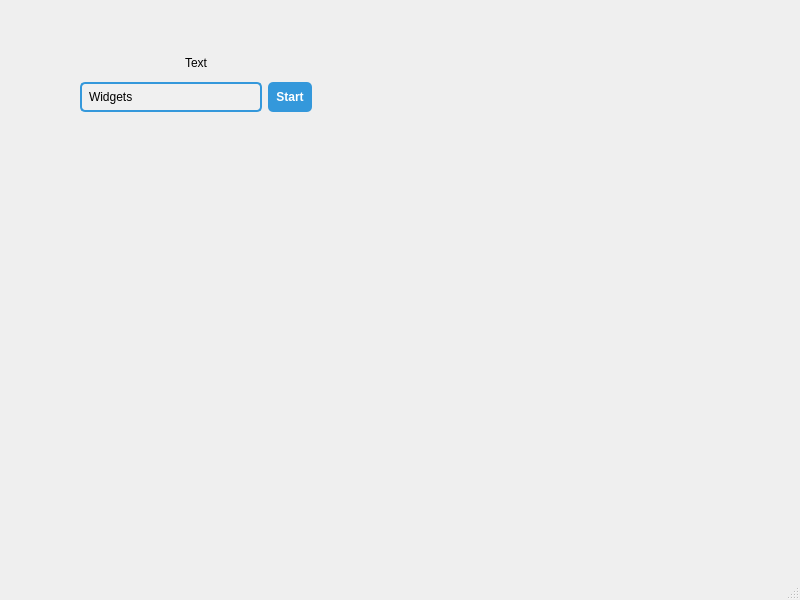
<?xml version="1.0" encoding="UTF-8"?>
<ui version="4.0">
 <class>Widgets</class>
 <widget class="QMainWindow" name="Widgets">
  <property name="geometry">
   <rect>
    <x>0</x>
    <y>0</y>
    <width>800</width>
    <height>600</height>
   </rect>
  </property>
  <property name="windowTitle">
   <string>Widgets</string>
  </property>
  <widget class="QWidget" name="centralwidget">
   <widget class="QWidget" name="">
    <property name="geometry">
     <rect>
      <x>80</x>
      <y>50</y>
      <width>232</width>
      <height>62</height>
     </rect>
    </property>
    <layout class="QVBoxLayout" name="verticalLayout">
     <item>
      <widget class="QLabel" name="label">
       <property name="text">
        <string>Text</string>
       </property>
       <property name="alignment">
        <set>Qt::AlignCenter</set>
       </property>
      </widget>
     </item>
     <item>
      <layout class="QHBoxLayout" name="horizontalLayout">
       <item>
        <widget class="QLineEdit" name="lineEdit">
         <property name="styleSheet">
          <string notr="true">background-color: #f0f0f0;
     border: 2px solid #3498db;
     border-radius: 5px;
     padding: 5px;</string>
         </property>
         <property name="text">
          <string>Widgets</string>
         </property>
        </widget>
       </item>
       <item>
        <widget class="QPushButton" name="pushButton">
         <property name="styleSheet">
          <string notr="true">background-color: #3498db;
   color: white;
   border-radius: 5px;
   padding: 8px;
   font-weight: bold;</string>
         </property>
         <property name="text">
          <string>Start</string>
         </property>
        </widget>
       </item>
      </layout>
     </item>
    </layout>
   </widget>
  </widget>
  <widget class="QMenuBar" name="menubar">
   <property name="geometry">
    <rect>
     <x>0</x>
     <y>0</y>
     <width>800</width>
     <height>23</height>
    </rect>
   </property>
  </widget>
  <widget class="QStatusBar" name="statusbar"/>
 </widget>
 <resources/>
 <connections/>
</ui>
